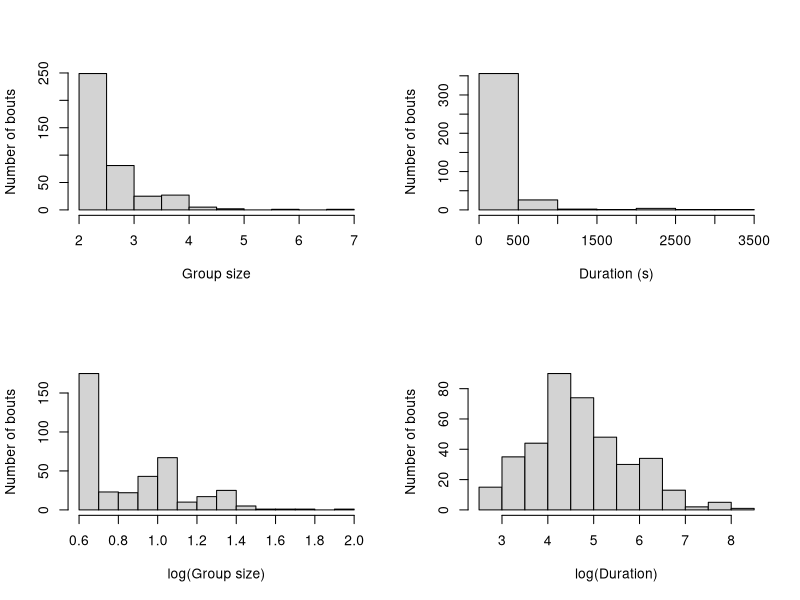
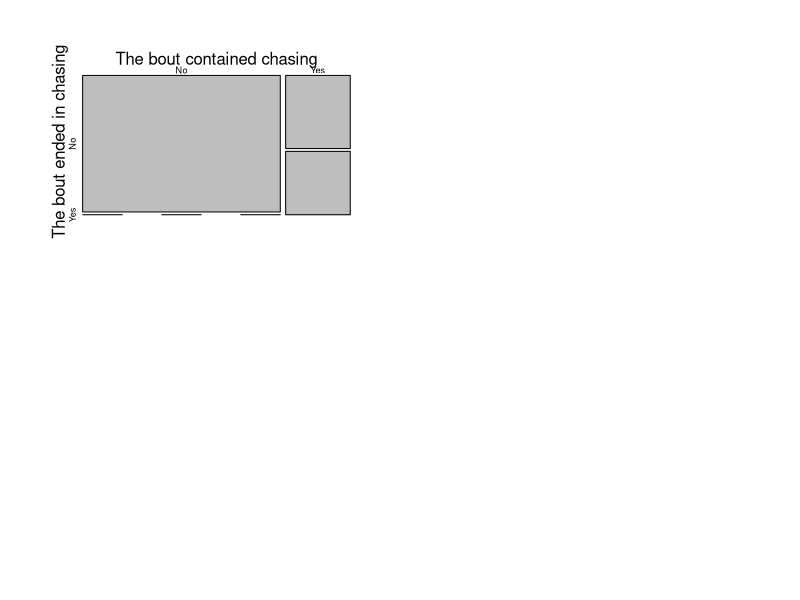
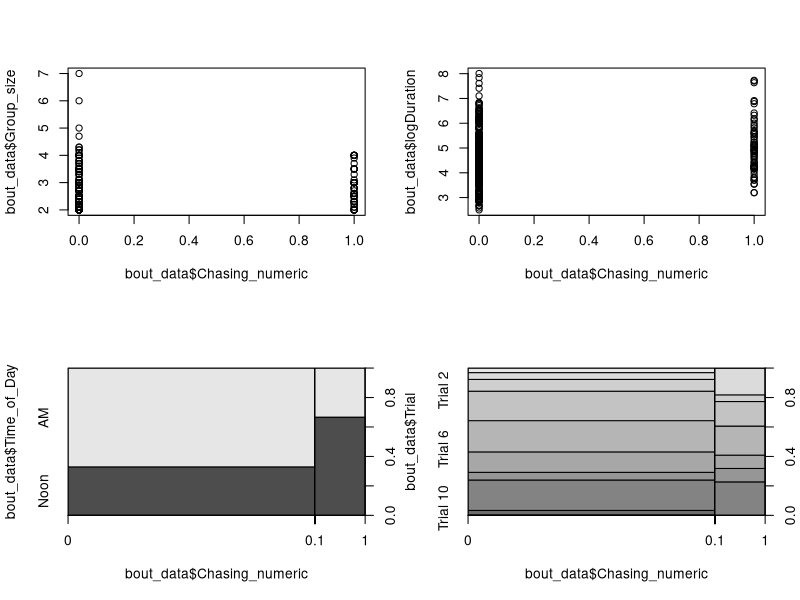
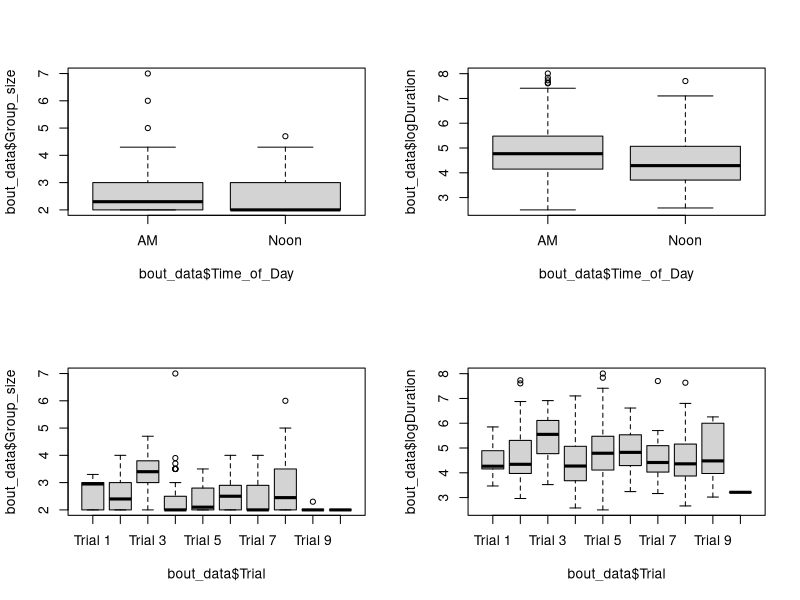
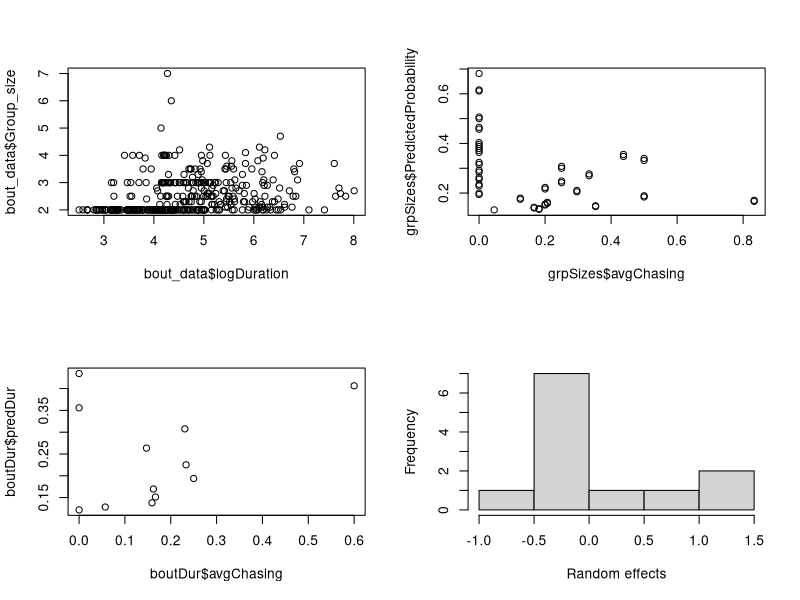
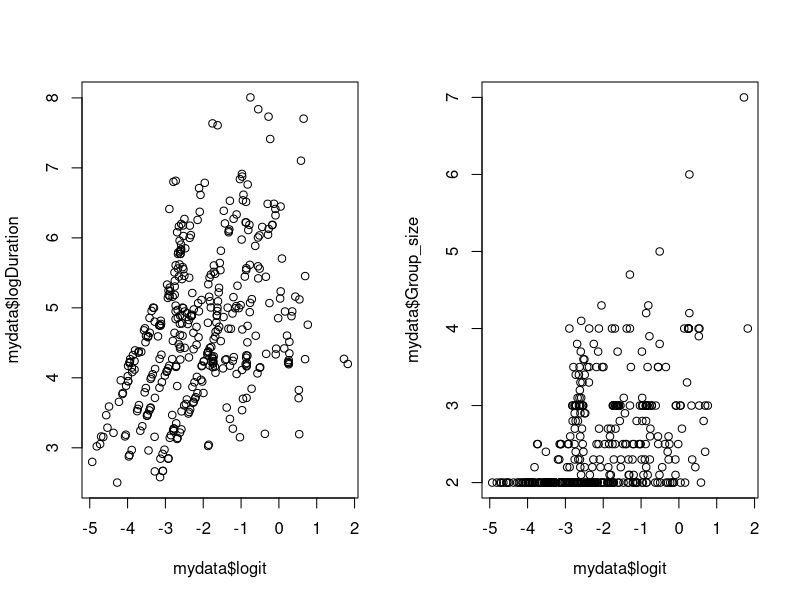
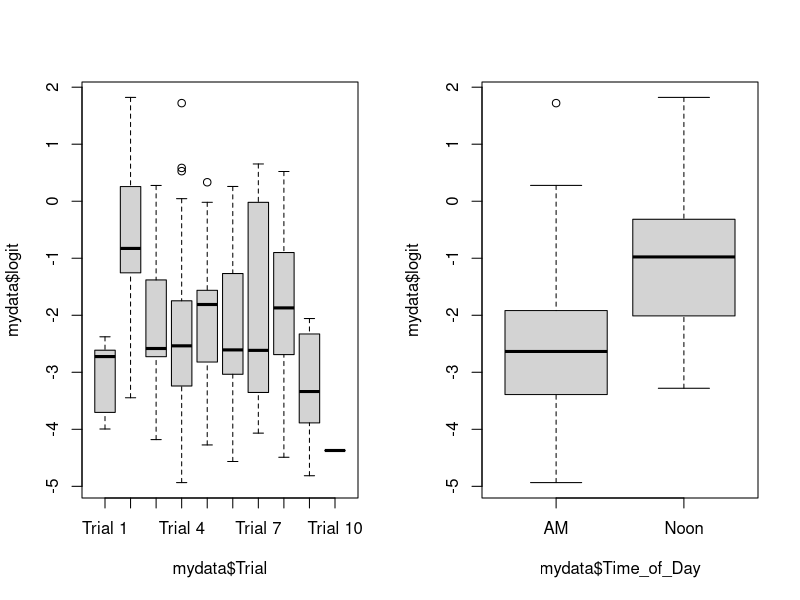
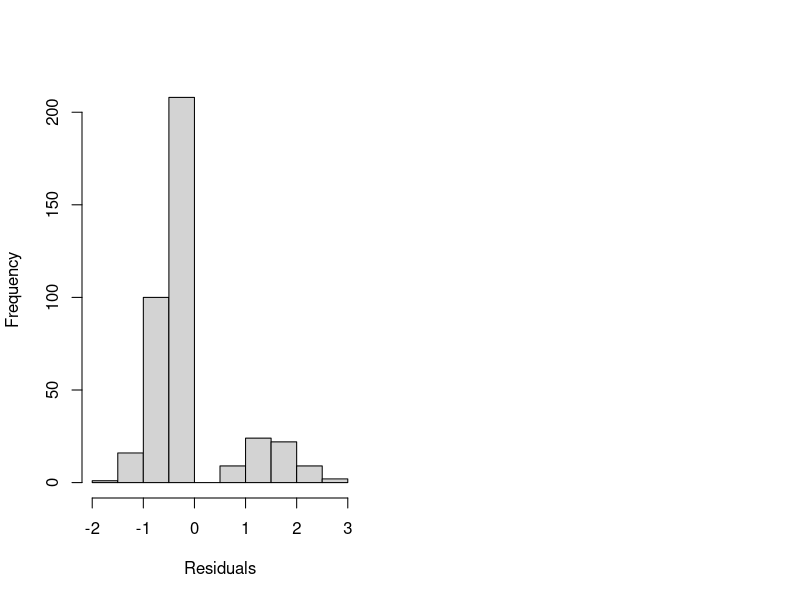

Source code (R) for these figures, in order:
## ---- chunk 1
knitr::opts_knit$set(root.dir='../',fig_path="../figs/")
## ---- chunk 2
knitr::opts_chunk$set(echo = TRUE,out.extra='',fig.pos="H",
                      fig.path = "../figs/",
                      dpi = 300,fig.keep='none',dev='png')
## ---- chunk 3
library(stringr)
library(dplyr)
library(scales)
library(tidyverse)
require(lme4)
library(knitr)
library(VGAM)
## ---- chunk 4
time_cols<-c(AM="#fc8d62",Noon="#e78ac3")
trial_pch<-c(0:7,9:10)
## ---- chunk 5
logit_transform<-function(x){
  xl<-log(x/(1-x))
  return(xl)
}
## ---- chunk 6
chase_data<-read.csv("processed_data/chase_data.csv")

court_data<-read.csv("processed_data/courtship_data.csv")

behav_data<-read.csv("processed_data/combined_behavioural_data.csv")
## ---- chunk 7
bout_data<-do.call(rbind,as.list(by(
  data=behav_data,
  INDICES=behav_data$bout_number,
  function(dat){
    bout_dat<- dat[,c("bout_number","Trial", "Time_of_Day","Group_size", "total_time_of_courtship","Chasing_present","Chasing_numeric","Chasing_end","Chasing_end_numeric")]
    bout_dat<-unique(bout_dat)
    bout_dat$Group_size<-mean(bout_dat$Group_size)
    return(unique(bout_dat))
  }
  
)))

bout_data$logDuration<-log(bout_data$total_time_of_courtship)
bout_data$Time_of_Day <- factor(bout_data$Time_of_Day,
                                levels=c("AM","Noon"))
bout_data$Trial <- factor(bout_data$Trial,
                          levels=c(
  "Trial 1",
  "Trial 2",
  "Trial 3",
  "Trial 4",
  "Trial 5",
  "Trial 6",
  "Trial 7",
  "Trial 8",
  "Trial 9",
  "Trial 10"
))
## ---- chunk 8
par(mfrow=c(2,2))
hist(bout_data$Group_size, 
     main="",
     xlab="Group size",
     ylab="Number of bouts"
     )
hist(bout_data$total_time_of_courtship,
     main="",
     xlab="Duration (s)",
     ylab="Number of bouts")

hist(log(bout_data$Group_size),
     main="",
     xlab="log(Group size)",
     ylab="Number of bouts")
hist(log(bout_data$total_time_of_courtship),
     main="",
     xlab="log(Duration)",
     ylab="Number of bouts")
## ---- chunk 9
plot(table(chase_data$Chasing_present, chase_data$Chasing_end),
     main="")
mtext("The bout ended in chasing",2)
mtext("The bout contained chasing",3)
## ---- chunk 10
kable(table(bout_data$Chasing_present)/nrow(bout_data)*100,"latex",booktab=TRUE)
## ---- chunk 11
table(bout_data$Chasing_end[bout_data$Chasing_present=="Yes"])/sum(table(bout_data$Chasing_end[bout_data$Chasing_present=="Yes"]))*100
## ---- chunk 12
par(mfrow=c(2,2))
plot(bout_data$Group_size~bout_data$Chasing_numeric)
plot(bout_data$logDuration~bout_data$Chasing_numeric)
plot(bout_data$Time_of_Day~bout_data$Chasing_numeric)
plot(bout_data$Trial~bout_data$Chasing_numeric)
## ---- chunk 13
par(mfrow=c(2,2))
boxplot(bout_data$Group_size~bout_data$Time_of_Day)
boxplot(bout_data$logDuration~bout_data$Time_of_Day)
boxplot(bout_data$Group_size~bout_data$Trial)
boxplot(bout_data$logDuration~bout_data$Trial)
## ---- chunk 14
plot(bout_data$Group_size~bout_data$logDuration)
## ---- chunk 15
logit_back<-function(y) { return(exp(y)/(1+exp(y))) }

## ---- chunk 16
predicted_probs<-function(mod, tmpdat,column, jvalues){
  # calculate predicted probabilities and store in a list
  pp <- lapply(jvalues, function(j) {
    
      tmpdat[,column] <- j
      p<-predict(mod, newdata = tmpdat, type = "response")
      
      return(p)
  })
  
  # get the means with lower and upper quartiles
  plotdat <- t(sapply(pp, function(x) {
    
      c(M = mean(x), quantile(x, c(0.2, 0.8)))
  }))
  
  # add in LengthofStay values and convert to data frame
  plotdat <- as.data.frame(cbind(plotdat, jvalues))
  
  # better names and show the first few rows
  colnames(plotdat) <- c("PredictedProbability", "Lower", "Upper", "Variable")
  
  return(plotdat)
}
## ---- chunk 17
ChaseMod<- glmer(Chasing_numeric~Group_size*logDuration+ (1|Time_of_Day) +(1|Trial), 
                    family="binomial",
                    data=bout_data)
ChaseModSum<-summary(ChaseMod)
ChaseModANOVA<-anova(ChaseMod)

ChaseModSum
## ---- chunk 18
# get standard errors
ChaseMod_SE <- sqrt(diag(vcov(ChaseMod)))

# convert to prob space
ChaseMod_Est<-cbind(Est = logit_back(fixef(ChaseMod)), 
              LL = logit_back(fixef(ChaseMod) - 1.96 * ChaseMod_SE ), 
              UL = logit_back(fixef(ChaseMod) + 1.96 *ChaseMod_SE ),
              ChaseModSum$coefficients[,3:4])


kable(ChaseMod_Est,"latex",booktab=TRUE)
## ---- chunk 19
tmpdat <- bout_data[, c("Group_size","logDuration", "Time_of_Day", "Trial")]

# Group size
jvalues <- seq(from = min(bout_data$Group_size), to = max(bout_data$Group_size),length.out=100)
grpChaseMod_predict<-predicted_probs(ChaseMod, tmpdat, "Group_size",jvalues)

# duration (log-transformed)
jvalues <- seq(from = min(bout_data$logDuration), to = max(bout_data$logDuration),length.out=100)
durChaseMod_predict<-predicted_probs(ChaseMod, tmpdat, "logDuration",jvalues)

## ---- chunk 20
grpSizes<-data.frame(
  avgChasing=unlist(as.list(by(bout_data,bout_data$Group_size, function(dat){
    return(mean(dat$Chasing_numeric))
  })))
)
grpSizes$grpSize <- rownames(grpSizes)

preds<-grpChaseMod_predict[round(grpChaseMod_predict$Variable,1) %in% grpSizes$grpSize,]
preds$Variable<-round(preds$Variable,1)

grpSizes<-merge(grpSizes, preds, by.x = "grpSize",by.y="Variable",all=TRUE)

plot(grpSizes$PredictedProbability~grpSizes$avgChasing)
## ---- chunk 21
durCats<-seq(floor(min(bout_data$logDuration)),ceiling(max(bout_data$logDuration)),by=0.5)

boutDur<-data.frame(matrix(NA, nrow=length(durCats)-1,ncol=3))
colnames(boutDur)<-c("avgChasing","avgDur","predDur")
for(i in 1:length(durCats) - 1){
  boutDur[i,]<-data.frame(
    avgChasing=mean(bout_data$Chasing_numeric[bout_data$logDuration >= durCats[i] & 
                                                bout_data$logDuration < durCats[i+1]]),
    avgDur = mean(durCats[i], durCats[i+1]),
    predDur = mean(durChaseMod_predict$PredictedProbability[durChaseMod_predict$Variable >= durCats[i] &
                                                              durChaseMod_predict$Variable < durCats[i+1]])
  )
}


plot(boutDur$predDur~boutDur$avgChasing)
## ---- chunk 22
rands<-ranef(ChaseMod)

hist(c(rands$Trial[,1],rands$Time_of_Day[,1]), main="",xlab="Random effects")
## ---- chunk 23
probabilities <- predict(ChaseMod, type="response")
pred_classes<-ifelse(probabilities > 0.5, "yes", "no")

predictors<-c("logDuration","Group_size","Time_of_Day","Trial")

mydata<-cbind(bout_data[,predictors], 
              logit=logit_transform(probabilities))

par(mfrow=c(1,2))
plot(mydata$logDuration~mydata$logit)
plot(mydata$Group_size~mydata$logit)


## ---- chunk 24
par(mfrow=c(1,2))
boxplot(mydata$logit~mydata$Trial)
boxplot(mydata$logit~mydata$Time_of_Day)
## ---- chunk 25
hist(resid(ChaseMod), main="",xlab="Residuals")
## ---- chunk 26
bout_data_noOut<-bout_data[bout_data$Trial != "Trial 10",]
bout_data_noOut<-bout_data[bout_data_noOut$Group_size <=5,]
ChaseMod_noOut<- glmer(Chasing_numeric~Group_size*logDuration+ (1|Time_of_Day) +(1|Trial), 
                    family="binomial",
                    data=bout_data_noOut)
ChaseMod_noOutSum<-summary(ChaseMod_noOut)
ChaseMod_noOutANOVA<-anova(ChaseMod_noOut)
## ---- chunk 27
# get standard errors
ChaseMod_noOut_SE <- sqrt(diag(vcov(ChaseMod_noOut)))

# convert to prob space
ChaseMod_noOut_Est<-cbind(Est = logit_back(fixef(ChaseMod_noOut)), 
              LL = logit_back(fixef(ChaseMod_noOut) - 1.96 * ChaseMod_noOut_SE ), 
              UL = logit_back(fixef(ChaseMod_noOut) + 1.96 *ChaseMod_noOut_SE ),
              ChaseMod_noOutSum$coefficients[,3:4])


kable(ChaseMod_noOut_Est,"latex",booktab=TRUE)
## ---- chunk 28
tmpdat <- bout_data[, c("Group_size","logDuration", "Time_of_Day", "Trial")]

# Group size
jvalues <- seq(from = min(bout_data$Group_size), to = max(bout_data$Group_size),length.out=100)
grpChaseMod_predict_noOut<-predicted_probs(ChaseMod_noOut, tmpdat, "Group_size",jvalues)

# duration (log-transformed)
jvalues <- seq(from = min(bout_data$logDuration), to = max(bout_data$logDuration),length.out=100)
durChaseMod_predict_noOut<-predicted_probs(ChaseMod_noOut, tmpdat, "logDuration",jvalues)

## ---- chunk 29
par(mfrow=c(1,2))
# group size
plot(jitter(bout_data$Chasing_numeric, 0.25)~bout_data$Group_size,
       pch=trial_pch[bout_data$Trial],
     col=alpha(time_cols[bout_data$Time_of_Day],0.5),
     cex=1.5,
     xlab="Mean Group size",
     ylab="Chasing present",
     yaxt='n',
     bty='l')
axis(2,at=c(0,1),labels=c("No","Yes"),las=1)

# add the predicted probabilities for all data
polygon(c(rev(grpChaseMod_predict$Variable),grpChaseMod_predict$Variable), 
        c(rev(grpChaseMod_predict$Lower),grpChaseMod_predict$Upper),
     col = alpha("grey90",0.5), border = NA)

lines(grpChaseMod_predict$Variable, 
      grpChaseMod_predict$PredictedProbability, lwd = 2)

# add predicted probs for no outlier data
polygon(c(rev(grpChaseMod_predict_noOut$Variable),grpChaseMod_predict_noOut$Variable), 
        c(rev(grpChaseMod_predict_noOut$Lower),grpChaseMod_predict_noOut$Upper),
     col = alpha("orchid4",0.5), border = NA)

lines(grpChaseMod_predict_noOut$Variable, 
      grpChaseMod_predict_noOut$PredictedProbability, lwd = 2,col="orchid")

# duration
plot(jitter(bout_data$Chasing_numeric)~bout_data$logDuration,
     xlab="log(Courtship bout duration (s))",
     ylab="Chasing present",
     yaxt='n',
     bty='l',
     pch=19,
     col=alpha("dark grey",0.5),
     cex=1.5,
     type='n')
axis(2,at=c(0,1),labels=c("No","Yes"),las=1)


# add the predicted probabilities
polygon(c(rev(durChaseMod_predict$Variable),durChaseMod_predict$Variable), 
        c(rev(durChaseMod_predict$Lower),durChaseMod_predict$Upper),
     col = alpha("grey90",0.5), border = NA)

lines(durChaseMod_predict$Variable, 
      durChaseMod_predict$PredictedProbability, lwd = 2)

# add the points
points(jitter(bout_data$Chasing_numeric, 0.5)~bout_data$logDuration,
       pch=trial_pch[bout_data$Trial],
     col=alpha(time_cols[bout_data$Time_of_Day],0.5),
     cex=1.5)
# add predicted probs for no outlier data
polygon(c(rev(durChaseMod_predict_noOut$Variable),durChaseMod_predict_noOut$Variable), 
        c(rev(durChaseMod_predict_noOut$Lower),durChaseMod_predict_noOut$Upper),
     col = alpha("orchid4",0.5), border = NA)

lines(durChaseMod_predict_noOut$Variable, 
      durChaseMod_predict_noOut$PredictedProbability, lwd = 2,col="orchid")


## ---- chunk 30
chase_end_data<-bout_data[which(bout_data$Chasing_numeric==1),]
## ---- chunk 31
EndMod<- glmer(Chasing_end_numeric~Group_size*logDuration+(1|Time_of_Day) +(1|Trial),
               family=binomial("cloglog"),
               data=chase_end_data)
EndModSum<-summary(EndMod)
EndModAnova<-anova(EndMod)
EndModSum
## ---- chunk 32
# get standard errors
EndMod_SE <- sqrt(diag(vcov(EndMod)))

# convert to prob space
EndMod_Est<-cbind(Est = clogloglink(fixef(EndMod), inverse=TRUE), 
              LL = clogloglink(fixef(EndMod) - 1.96 * EndMod_SE, inverse=TRUE), 
              UL = clogloglink(fixef(EndMod) + 1.96 *EndMod_SE, inverse=TRUE),
              EndModSum$coefficients[,3:4])


kable(EndMod_Est,"latex", booktab=TRUE,
      caption="Table of estimates, their confidence intervals, and their z-scores and p-values.")
## ---- chunk 33
tmpdat <- chase_end_data[, c("Group_size","logDuration", "Time_of_Day", "Trial")]

# group size
jvalues <- seq(from = min(chase_end_data$Group_size), to = max(chase_end_data$Group_size),length.out=100)
grpEndMod_predict<-predicted_probs(EndMod, tmpdat, "Group_size",jvalues)

#duration
jvalues <- seq(from = min(chase_end_data$logDuration), to = max(chase_end_data$logDuration),length.out=100)
durEndMod_predict<-predicted_probs(EndMod, tmpdat, "logDuration",jvalues)

## ---- chunk 34
grpSizes<-data.frame(
  avgChasing=unlist(as.list(by(chase_end_data,chase_end_data$Group_size, function(dat){
    return(mean(dat$Chasing_end_numeric))
  })))
)
grpSizes$grpSize <- rownames(grpSizes)

preds<-grpEndMod_predict[round(grpEndMod_predict$Variable,1) %in% grpSizes$grpSize,]
preds$Variable<-round(preds$Variable,1)

grpSizes<-merge(grpSizes, preds, by.x = "grpSize",by.y="Variable",all=TRUE)

plot(grpSizes$PredictedProbability~grpSizes$avgChasing)
## ---- chunk 35
durCats<-seq(floor(min(chase_end_data$logDuration)),ceiling(max(chase_end_data$logDuration)),by=0.5)

boutDur<-data.frame(matrix(NA, nrow=length(durCats)-1,ncol=3))
colnames(boutDur)<-c("avgChasing","avgDur","predDur")
for(i in 1:length(durCats) - 1){
  boutDur[i,]<-data.frame(
    avgChasing=mean(chase_end_data$Chasing_end_numeric[chase_end_data$logDuration >= durCats[i] & 
                                                chase_end_data$logDuration < durCats[i+1]]),
    avgDur = mean(durCats[i], durCats[i+1]),
    predDur = mean(durEndMod_predict$PredictedProbability[durEndMod_predict$Variable >= durCats[i] &
                                                              durEndMod_predict$Variable < durCats[i+1]])
  )
}


plot(boutDur$predDur~boutDur$avgChasing)
## ---- chunk 36
sem<-function(x) { return(sd(x)/sqrt(length(x)))}
## ---- chunk 37
meanTab<-data.frame(
  Data=c("Actual observations",
         "Predicteds across group size",
         "Predicteds across log bout duration"),
  Mean=c(mean(chase_end_data$Chasing_end_numeric),
         mean(grpEndMod_predict$PredictedProbability),
         mean(durEndMod_predict$PredictedProbability)),
  SEM=c(sem(chase_end_data$Chasing_end_numeric),
         sem(grpEndMod_predict$PredictedProbability),
         sem(durEndMod_predict$PredictedProbability))
         
)

kable(meanTab,"latex",booktab=TRUE, caption="The means of the actual observations and the predicted probabilities for various group sizes and durations.")
## ---- chunk 38
rands<-ranef(EndMod)

hist(c(rands$Trial[,1],rands$Time_of_Day[,1]), main="",xlab="Random effects")
## ---- chunk 39
probabilities <- predict(EndMod, type="response")
pred_classes<-ifelse(probabilities > 0.5, "yes", "no")

predictors<-c("logDuration","Group_size","Time_of_Day","Trial")

mydata<-cbind(chase_end_data[,predictors], 
              loglog=clogloglink(probabilities))

par(mfrow=c(1,2))
plot(mydata$logDuration~mydata$loglog)
plot(mydata$Group_size~mydata$loglog)


## ---- chunk 40
par(mfrow=c(1,2))
boxplot(mydata$loglog~mydata$Trial)
boxplot(mydata$loglog~mydata$Time_of_Day)
## ---- chunk 41
hist(resid(EndMod), main="",xlab="Residuals")
## ---- chunk 42
par(mfrow=c(1,2), mar=c(4,4,2.5,1))
# group size,
plot(jitter(bout_data$Chasing_numeric, 0.25)~bout_data$Group_size,
       pch=trial_pch[bout_data$Trial],
     col=alpha(time_cols[bout_data$Time_of_Day],0.5),
     cex=1.5,
     xlab="Mean Group size",
     ylab="Chasing present",
     yaxt='n',
     bty='l')
axis(2,at=c(0,1),labels=c("No","Yes"),las=1)

# add the predicted probabilities
polygon(c(rev(grpChaseMod_predict$Variable),grpChaseMod_predict$Variable), 
        c(rev(grpChaseMod_predict$Lower),grpChaseMod_predict$Upper),
     col = alpha("grey90",0.5), border = NA)

lines(grpChaseMod_predict$Variable, 
      grpChaseMod_predict$PredictedProbability, lwd = 2)

legend("topright",
       as.expression(bquote(bold("A"))),
       cex=2,bty='n',xpd=TRUE)

# duration
plot(jitter(bout_data$Chasing_numeric, 0.25)~bout_data$logDuration,
     xlab="log(Courtship bout duration (s))",
     ylab="",
     yaxt='n',
     bty='l',
     pch=19,
     col=alpha("dark grey",0.5),
     cex=1.5,
     type='n')
axis(2,at=c(0,1),labels=c("No","Yes"),las=1)


# add the predicted probabilities
polygon(c(rev(durChaseMod_predict$Variable),durChaseMod_predict$Variable), 
        c(rev(durChaseMod_predict$Lower),durChaseMod_predict$Upper),
     col = alpha("grey90",0.5), border = NA)

lines(durChaseMod_predict$Variable, 
      durChaseMod_predict$PredictedProbability, lwd = 2)

# add the points
points(jitter(bout_data$Chasing_numeric, 0.25)~bout_data$logDuration,
       pch=trial_pch[bout_data$Trial],
     col=alpha(time_cols[bout_data$Time_of_Day],0.5),
     cex=1.5)

legend("topright",
       as.expression(bquote(bold("B"))),
       cex=2,bty='n',xpd=TRUE)

# add a legend to the top
par(fig=c(0, 1, 0, 1), oma=c(0, 0, 0, 0),
              mar=c(0, 0, 0, 0), new=TRUE)

plot(0, 0, type='n', bty='n', xaxt='n', yaxt='n')
legend("top",
       c(levels(bout_data$Trial),
         levels(bout_data$Time_of_Day)),
       pch=c(trial_pch, 19,19),
       col=c(rep("black",10),time_cols),
       bty='n',
       ncol=6)



## ---- chunk 43
# Calculating the proportion of chasing
prop_chasing <- table(chase_data$Trial, chase_data$Chasing_present )
prop_chasing <- as.data.frame(rbind(prop_chasing))
prop_chasing$No <- as.numeric(prop_chasing$No)
prop_chasing$Yes <- as.numeric(prop_chasing$Yes)
prop_chasing$sum <-prop_chasing$No + prop_chasing$Yes
prop_chasing$Prop_No <- round(prop_chasing$No/prop_chasing$sum, 3)
prop_chasing$Prop_Yes <- round(prop_chasing$Yes/prop_chasing$sum, 3)
prop_chasing$Trial <- rownames(prop_chasing)


prop_chase  <- merge(prop_chasing[,c(3:6)], 
                    unique(chase_data[,c("Trial", "Difference", "Max_length")]), 
                    by="Trial")

## ---- chunk 44
plot(prop_chase$Difference~prop_chase$Max_length,
     cex=1.5,     
     pch=19,
     xlab="Maximum female length (mm)",
     ylab="Difference in female lengths (mm)",
     bty='l',
     ylim=c(15,40),
     xlim=c(110,125))
## ---- chunk 45
prop_cor<-cor.test(prop_chase$Prop_Yes, prop_chase$Difference,method = "spearman")
prop_cor
## ---- chunk 46
plot(prop_chase$Prop_Yes~prop_chase$Difference,
     cex=log(prop_chase$sum)/2,
     pch=19,
     xlab="Difference in female lengths (mm)",
     ylab="Proportion of time spent chasing",
     bty='l',
     ylim=c(0,1),
     xlim=c(15,40))
legend("topleft",
       bty='n',
       legend=c(bquote("Spearman's"~rho==.(round(prop_cor$estimate,3))),
                bquote("                   p"==.(round(prop_cor$p.value,3)))
                ),
       cex=1.5)
